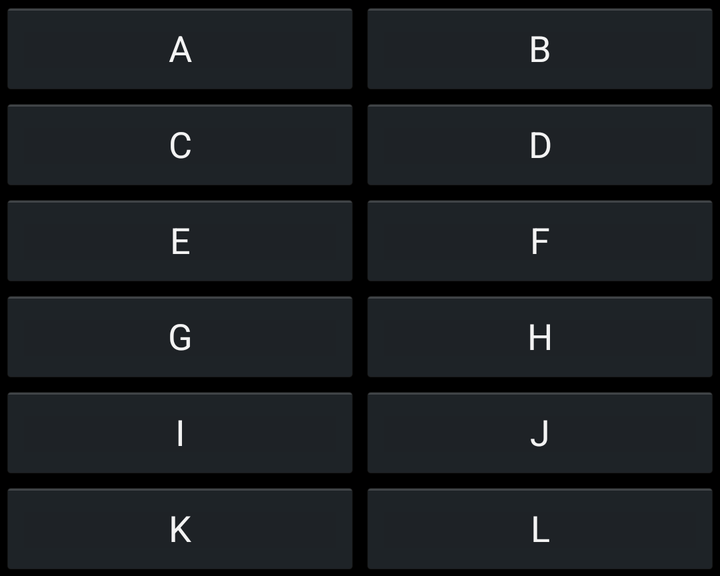
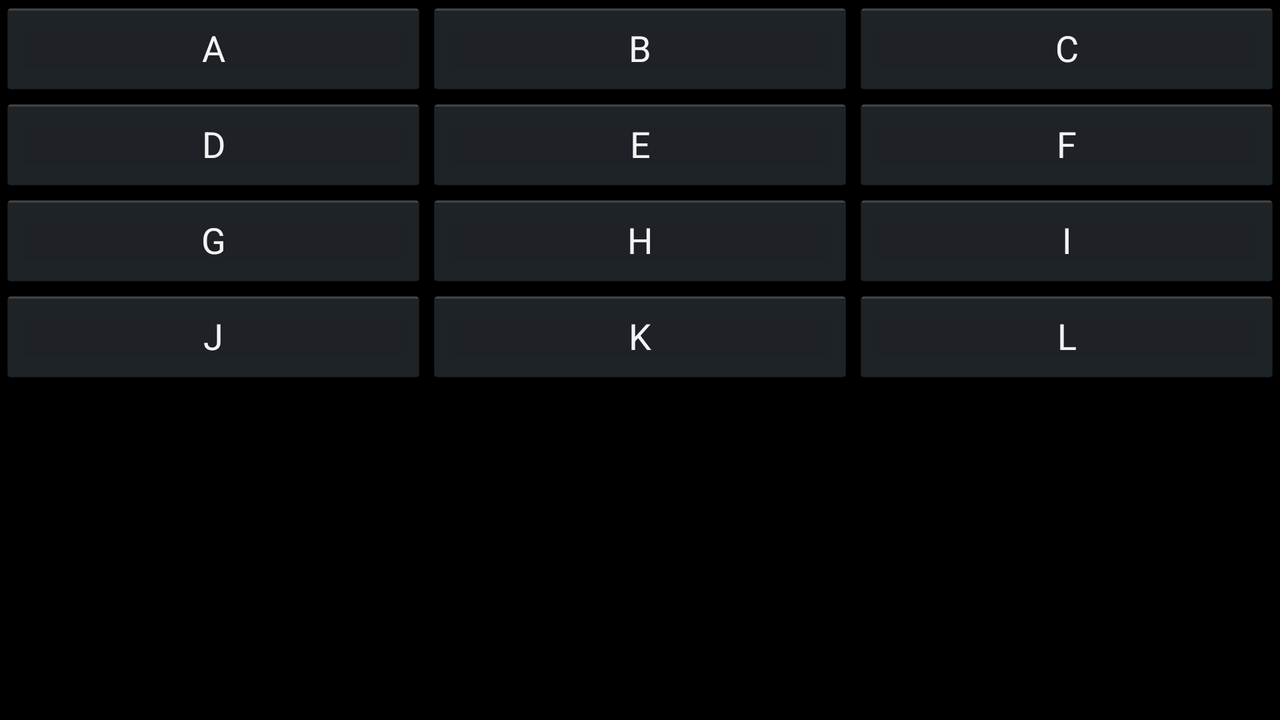

One screen, two layout resources from the same app: the default and the repository's alternative for another configuration. Each is rendered where Android would select it; the XML of both is given below.
<!-- AndroidManifest.xml: application theme Theme.Blundell -->
<!-- res/layout/tab_1_layout.xml -->
<?xml version="1.0" encoding="utf-8"?>

<LinearLayout xmlns:android="http://schemas.android.com/apk/res/android"
  android:layout_width="match_parent"
  android:layout_height="wrap_content"
  android:layout_centerInParent="true"
  android:baselineAligned="false"
  android:orientation="horizontal">

  <LinearLayout
    android:id="@+id/innerLinearLayout1RowA"
    android:layout_width="0dip"
    android:layout_height="wrap_content"
    android:layout_weight="50"
    android:orientation="vertical">

    <Button
      android:id="@+id/btn_sound1"
      android:layout_width="match_parent"
      android:layout_height="wrap_content"
      android:text="@string/button_sound1" />

    <Button
      android:id="@+id/btn_sound3"
      android:layout_width="match_parent"
      android:layout_height="wrap_content"
      android:text="@string/button_sound3" />

    <Button
      android:id="@+id/btn_sound5"
      android:layout_width="match_parent"
      android:layout_height="wrap_content"
      android:text="@string/button_sound5" />

    <Button
      android:id="@+id/btn_sound7"
      android:layout_width="match_parent"
      android:layout_height="wrap_content"
      android:text="@string/button_sound7" />

    <Button
      android:id="@+id/btn_sound9"
      android:layout_width="match_parent"
      android:layout_height="wrap_content"
      android:text="@string/button_sound9" />

    <Button
      android:id="@+id/btn_sound11"
      android:layout_width="match_parent"
      android:layout_height="wrap_content"
      android:gravity="center_vertical|center_horizontal"
      android:text="@string/button_sound11" />
  </LinearLayout>

  <LinearLayout
    android:id="@+id/innerLinearLayout1RowB"
    android:layout_width="0dip"
    android:layout_height="wrap_content"
    android:layout_gravity="center_vertical"
    android:layout_weight="50"
    android:orientation="vertical">

    <Button
      android:id="@+id/btn_sound2"
      android:layout_width="match_parent"
      android:layout_height="wrap_content"
      android:text="@string/button_sound2" />

    <Button
      android:id="@+id/btn_sound4"
      android:layout_width="match_parent"
      android:layout_height="wrap_content"

      android:text="@string/button_sound4" />

    <Button
      android:id="@+id/btn_sound6"
      android:layout_width="match_parent"
      android:layout_height="wrap_content"
      android:text="@string/button_sound6" />

    <Button
      android:id="@+id/btn_sound8"
      android:layout_width="match_parent"
      android:layout_height="wrap_content"
      android:text="@string/button_sound8" />

    <Button
      android:id="@+id/btn_sound10"
      android:layout_width="match_parent"
      android:layout_height="wrap_content"
      android:text="@string/button_sound10" />

    <Button
      android:id="@+id/btn_sound12"
      android:layout_width="match_parent"
      android:layout_height="wrap_content"
      android:text="@string/button_sound12" />
  </LinearLayout>
</LinearLayout>
<!-- resources referenced by this layout -->
<resources>
  <string name="button_sound1">A</string>
  <string name="button_sound10">J</string>
  <string name="button_sound11">K</string>
  <string name="button_sound12">L</string>
  <string name="button_sound2">B</string>
  <string name="button_sound3">C</string>
  <string name="button_sound4">D</string>
  <string name="button_sound5">E</string>
  <string name="button_sound6">F</string>
  <string name="button_sound7">G</string>
  <string name="button_sound8">H</string>
  <string name="button_sound9">I</string>
  <!-- from res/values-v21/ -->
  <style name="Theme.Blundell" parent="style/Theme.NoTitleBar" />
</resources>
<!-- res/layout-land/tab_1_layout.xml (the repository's variant of the layout above) -->
<!-- drawn on the phone turned sideways -->
<?xml version="1.0" encoding="utf-8"?>


<LinearLayout xmlns:android="http://schemas.android.com/apk/res/android"
  android:layout_width="match_parent"
  android:layout_height="match_parent"
  android:baselineAligned="false">

  <LinearLayout
    android:layout_width="0dip"
    android:layout_height="match_parent"
    android:layout_weight="33"
    android:orientation="vertical">

    <Button
      android:id="@+id/btn_sound1"
      android:layout_width="match_parent"
      android:layout_height="wrap_content"
      android:text="@string/button_sound1" />

    <Button
      android:id="@+id/btn_sound4"
      android:layout_width="match_parent"
      android:layout_height="wrap_content"
      android:text="@string/button_sound4" />

    <Button
      android:id="@+id/btn_sound7"
      android:layout_width="match_parent"
      android:layout_height="wrap_content"

      android:text="@string/button_sound7" />

    <Button
      android:id="@+id/btn_sound10"
      android:layout_width="match_parent"
      android:layout_height="wrap_content"
      android:text="@string/button_sound10" />
  </LinearLayout>

  <LinearLayout
    android:layout_width="0dip"
    android:layout_height="match_parent"
    android:layout_weight="33"
    android:orientation="vertical">

    <Button
      android:id="@+id/btn_sound2"
      android:layout_width="match_parent"
      android:layout_height="wrap_content"
      android:text="@string/button_sound2" />

    <Button
      android:id="@+id/btn_sound5"
      android:layout_width="match_parent"
      android:layout_height="wrap_content"
      android:text="@string/button_sound5" />

    <Button
      android:id="@+id/btn_sound8"
      android:layout_width="match_parent"
      android:layout_height="wrap_content"
      android:text="@string/button_sound8" />

    <Button
      android:id="@+id/btn_sound11"
      android:layout_width="match_parent"
      android:layout_height="wrap_content"
      android:gravity="center_vertical|center_horizontal"
      android:text="@string/button_sound11" />
  </LinearLayout>

  <LinearLayout
    android:layout_width="0dip"
    android:layout_height="match_parent"
    android:layout_weight="33"
    android:orientation="vertical">

    <Button
      android:id="@+id/btn_sound3"
      android:layout_width="match_parent"
      android:layout_height="wrap_content"
      android:text="@string/button_sound3" />

    <Button
      android:id="@+id/btn_sound6"
      android:layout_width="match_parent"
      android:layout_height="wrap_content"
      android:text="@string/button_sound6" />

    <Button
      android:id="@+id/btn_sound9"
      android:layout_width="match_parent"
      android:layout_height="wrap_content"
      android:text="@string/button_sound9" />

    <Button
      android:id="@+id/btn_sound12"
      android:layout_width="match_parent"
      android:layout_height="wrap_content"
      android:text="@string/button_sound12" />
  </LinearLayout>
</LinearLayout>
